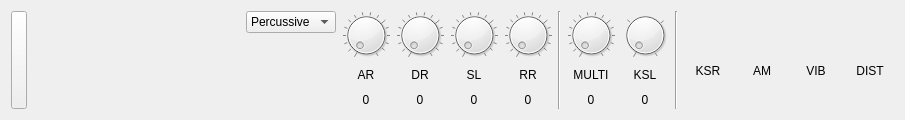
<?xml version="1.0" encoding="UTF-8"?>
<ui version="4.0">
 <class>OPLOperatorWidget</class>
 <widget class="QWidget" name="OPLOperatorWidget">
  <property name="geometry">
   <rect>
    <x>0</x>
    <y>0</y>
    <width>905</width>
    <height>120</height>
   </rect>
  </property>
  <property name="windowTitle">
   <string>Form</string>
  </property>
  <layout class="QHBoxLayout" name="horizontalLayout" stretch="0,1,0,0,0,0,0,0,0,0,0,0,0,0,0">
   <item>
    <widget class="QPushButton" name="resetButton">
     <property name="sizePolicy">
      <sizepolicy hsizetype="Minimum" vsizetype="Expanding">
       <horstretch>0</horstretch>
       <verstretch>0</verstretch>
      </sizepolicy>
     </property>
     <property name="minimumSize">
      <size>
       <width>16</width>
       <height>0</height>
      </size>
     </property>
     <property name="maximumSize">
      <size>
       <width>16</width>
       <height>16777215</height>
      </size>
     </property>
     <property name="text">
      <string/>
     </property>
    </widget>
   </item>
   <item>
    <widget class="OPLEnvelopeDisplayWidget" name="envelopeDisplayWidget" native="true">
     <property name="minimumSize">
      <size>
       <width>192</width>
       <height>0</height>
      </size>
     </property>
     <property name="maximumSize">
      <size>
       <width>16777215</width>
       <height>16777215</height>
      </size>
     </property>
     <property name="autoFillBackground">
      <bool>false</bool>
     </property>
    </widget>
   </item>
   <item>
    <layout class="QVBoxLayout" name="verticalLayout">
     <item>
      <widget class="QComboBox" name="envTypeComboBox">
       <item>
        <property name="text">
         <string>Percussive</string>
        </property>
       </item>
       <item>
        <property name="text">
         <string>Sustained</string>
        </property>
       </item>
      </widget>
     </item>
     <item>
      <spacer name="verticalSpacer">
       <property name="orientation">
        <enum>Qt::Vertical</enum>
       </property>
       <property name="sizeHint" stdset="0">
        <size>
         <width>20</width>
         <height>40</height>
        </size>
       </property>
      </spacer>
     </item>
    </layout>
   </item>
   <item>
    <layout class="QVBoxLayout" name="arLayout">
     <item>
      <widget class="QDial" name="arDial">
       <property name="sizePolicy">
        <sizepolicy hsizetype="Preferred" vsizetype="Preferred">
         <horstretch>0</horstretch>
         <verstretch>0</verstretch>
        </sizepolicy>
       </property>
       <property name="maximumSize">
        <size>
         <width>48</width>
         <height>48</height>
        </size>
       </property>
       <property name="maximum">
        <number>15</number>
       </property>
       <property name="wrapping">
        <bool>false</bool>
       </property>
       <property name="notchesVisible">
        <bool>true</bool>
       </property>
      </widget>
     </item>
     <item>
      <widget class="QLabel" name="arLabel">
       <property name="text">
        <string>AR</string>
       </property>
       <property name="alignment">
        <set>Qt::AlignCenter</set>
       </property>
      </widget>
     </item>
     <item>
      <widget class="QLabel" name="arValueLabel">
       <property name="text">
        <string>0</string>
       </property>
       <property name="alignment">
        <set>Qt::AlignCenter</set>
       </property>
      </widget>
     </item>
    </layout>
   </item>
   <item>
    <layout class="QVBoxLayout" name="arLayout_2">
     <item>
      <widget class="QDial" name="drDial">
       <property name="sizePolicy">
        <sizepolicy hsizetype="Preferred" vsizetype="Preferred">
         <horstretch>0</horstretch>
         <verstretch>0</verstretch>
        </sizepolicy>
       </property>
       <property name="maximumSize">
        <size>
         <width>48</width>
         <height>48</height>
        </size>
       </property>
       <property name="maximum">
        <number>15</number>
       </property>
       <property name="wrapping">
        <bool>false</bool>
       </property>
       <property name="notchesVisible">
        <bool>true</bool>
       </property>
      </widget>
     </item>
     <item>
      <widget class="QLabel" name="drLabel">
       <property name="text">
        <string>DR</string>
       </property>
       <property name="alignment">
        <set>Qt::AlignCenter</set>
       </property>
      </widget>
     </item>
     <item>
      <widget class="QLabel" name="drValueLabel">
       <property name="text">
        <string>0</string>
       </property>
       <property name="alignment">
        <set>Qt::AlignCenter</set>
       </property>
      </widget>
     </item>
    </layout>
   </item>
   <item>
    <layout class="QVBoxLayout" name="arLayout_3">
     <item>
      <widget class="QDial" name="slDial">
       <property name="sizePolicy">
        <sizepolicy hsizetype="Preferred" vsizetype="Preferred">
         <horstretch>0</horstretch>
         <verstretch>0</verstretch>
        </sizepolicy>
       </property>
       <property name="maximumSize">
        <size>
         <width>48</width>
         <height>48</height>
        </size>
       </property>
       <property name="maximum">
        <number>15</number>
       </property>
       <property name="wrapping">
        <bool>false</bool>
       </property>
       <property name="notchesVisible">
        <bool>true</bool>
       </property>
      </widget>
     </item>
     <item>
      <widget class="QLabel" name="slLabel">
       <property name="text">
        <string>SL</string>
       </property>
       <property name="alignment">
        <set>Qt::AlignCenter</set>
       </property>
      </widget>
     </item>
     <item>
      <widget class="QLabel" name="slValueLabel">
       <property name="text">
        <string>0</string>
       </property>
       <property name="alignment">
        <set>Qt::AlignCenter</set>
       </property>
      </widget>
     </item>
    </layout>
   </item>
   <item>
    <layout class="QVBoxLayout" name="arLayout_4">
     <item>
      <widget class="QDial" name="rrDial">
       <property name="sizePolicy">
        <sizepolicy hsizetype="Preferred" vsizetype="Preferred">
         <horstretch>0</horstretch>
         <verstretch>0</verstretch>
        </sizepolicy>
       </property>
       <property name="maximumSize">
        <size>
         <width>48</width>
         <height>48</height>
        </size>
       </property>
       <property name="maximum">
        <number>15</number>
       </property>
       <property name="wrapping">
        <bool>false</bool>
       </property>
       <property name="notchesVisible">
        <bool>true</bool>
       </property>
      </widget>
     </item>
     <item>
      <widget class="QLabel" name="rrLabel">
       <property name="text">
        <string>RR</string>
       </property>
       <property name="alignment">
        <set>Qt::AlignCenter</set>
       </property>
      </widget>
     </item>
     <item>
      <widget class="QLabel" name="rrValueLabel">
       <property name="text">
        <string>0</string>
       </property>
       <property name="alignment">
        <set>Qt::AlignCenter</set>
       </property>
      </widget>
     </item>
    </layout>
   </item>
   <item>
    <widget class="Line" name="line_2">
     <property name="orientation">
      <enum>Qt::Vertical</enum>
     </property>
    </widget>
   </item>
   <item>
    <layout class="QVBoxLayout" name="arLayout_5">
     <item>
      <widget class="QDial" name="multiDial">
       <property name="sizePolicy">
        <sizepolicy hsizetype="Preferred" vsizetype="Preferred">
         <horstretch>0</horstretch>
         <verstretch>0</verstretch>
        </sizepolicy>
       </property>
       <property name="maximumSize">
        <size>
         <width>48</width>
         <height>48</height>
        </size>
       </property>
       <property name="maximum">
        <number>15</number>
       </property>
       <property name="wrapping">
        <bool>false</bool>
       </property>
       <property name="notchesVisible">
        <bool>true</bool>
       </property>
      </widget>
     </item>
     <item>
      <widget class="QLabel" name="multiLabel">
       <property name="text">
        <string>MULTI</string>
       </property>
       <property name="alignment">
        <set>Qt::AlignCenter</set>
       </property>
      </widget>
     </item>
     <item>
      <widget class="QLabel" name="multiValueLabel">
       <property name="text">
        <string>0</string>
       </property>
       <property name="alignment">
        <set>Qt::AlignCenter</set>
       </property>
      </widget>
     </item>
    </layout>
   </item>
   <item>
    <layout class="QVBoxLayout" name="arLayout_6">
     <item>
      <widget class="QDial" name="kslDial">
       <property name="sizePolicy">
        <sizepolicy hsizetype="Preferred" vsizetype="Preferred">
         <horstretch>0</horstretch>
         <verstretch>0</verstretch>
        </sizepolicy>
       </property>
       <property name="maximumSize">
        <size>
         <width>48</width>
         <height>48</height>
        </size>
       </property>
       <property name="maximum">
        <number>3</number>
       </property>
       <property name="wrapping">
        <bool>false</bool>
       </property>
       <property name="notchesVisible">
        <bool>true</bool>
       </property>
      </widget>
     </item>
     <item>
      <widget class="QLabel" name="kslLabel">
       <property name="text">
        <string>KSL</string>
       </property>
       <property name="alignment">
        <set>Qt::AlignCenter</set>
       </property>
      </widget>
     </item>
     <item>
      <widget class="QLabel" name="kslValueLabel">
       <property name="text">
        <string>0</string>
       </property>
       <property name="alignment">
        <set>Qt::AlignCenter</set>
       </property>
      </widget>
     </item>
    </layout>
   </item>
   <item>
    <widget class="Line" name="line_3">
     <property name="orientation">
      <enum>Qt::Vertical</enum>
     </property>
    </widget>
   </item>
   <item>
    <layout class="QVBoxLayout" name="verticalLayout_2">
     <item>
      <widget class="LED" name="ksrLed" native="true">
       <property name="minimumSize">
        <size>
         <width>48</width>
         <height>16</height>
        </size>
       </property>
       <property name="maximumSize">
        <size>
         <width>48</width>
         <height>16</height>
        </size>
       </property>
       <property name="sizeIncrement">
        <size>
         <width>0</width>
         <height>0</height>
        </size>
       </property>
      </widget>
     </item>
     <item>
      <widget class="QLabel" name="ksrLabel">
       <property name="text">
        <string>KSR</string>
       </property>
       <property name="alignment">
        <set>Qt::AlignCenter</set>
       </property>
      </widget>
     </item>
    </layout>
   </item>
   <item>
    <layout class="QVBoxLayout" name="verticalLayout_3">
     <item>
      <widget class="LED" name="amLed" native="true">
       <property name="minimumSize">
        <size>
         <width>48</width>
         <height>16</height>
        </size>
       </property>
       <property name="maximumSize">
        <size>
         <width>48</width>
         <height>16</height>
        </size>
       </property>
       <property name="sizeIncrement">
        <size>
         <width>0</width>
         <height>0</height>
        </size>
       </property>
      </widget>
     </item>
     <item>
      <widget class="QLabel" name="amLabel">
       <property name="text">
        <string>AM</string>
       </property>
       <property name="alignment">
        <set>Qt::AlignCenter</set>
       </property>
      </widget>
     </item>
    </layout>
   </item>
   <item>
    <layout class="QVBoxLayout" name="verticalLayout_4">
     <item>
      <widget class="LED" name="vibLed" native="true">
       <property name="minimumSize">
        <size>
         <width>48</width>
         <height>16</height>
        </size>
       </property>
       <property name="maximumSize">
        <size>
         <width>48</width>
         <height>16</height>
        </size>
       </property>
       <property name="sizeIncrement">
        <size>
         <width>0</width>
         <height>0</height>
        </size>
       </property>
      </widget>
     </item>
     <item>
      <widget class="QLabel" name="vibLabel">
       <property name="text">
        <string>VIB</string>
       </property>
       <property name="alignment">
        <set>Qt::AlignCenter</set>
       </property>
      </widget>
     </item>
    </layout>
   </item>
   <item>
    <layout class="QVBoxLayout" name="verticalLayout_5">
     <item>
      <widget class="LED" name="dLed" native="true">
       <property name="minimumSize">
        <size>
         <width>48</width>
         <height>16</height>
        </size>
       </property>
       <property name="maximumSize">
        <size>
         <width>48</width>
         <height>16</height>
        </size>
       </property>
       <property name="sizeIncrement">
        <size>
         <width>0</width>
         <height>0</height>
        </size>
       </property>
      </widget>
     </item>
     <item>
      <widget class="QLabel" name="dLabel">
       <property name="text">
        <string>DIST</string>
       </property>
       <property name="alignment">
        <set>Qt::AlignCenter</set>
       </property>
      </widget>
     </item>
    </layout>
   </item>
  </layout>
 </widget>
 <customwidgets>
  <customwidget>
   <class>LED</class>
   <extends>QWidget</extends>
   <header>common/led/led.h</header>
   <container>1</container>
  </customwidget>
  <customwidget>
   <class>OPLEnvelopeDisplayWidget</class>
   <extends>QWidget</extends>
   <header>opl/usertone/oplenvelopedisplaywidget.h</header>
   <container>1</container>
  </customwidget>
 </customwidgets>
 <resources/>
 <connections/>
</ui>
